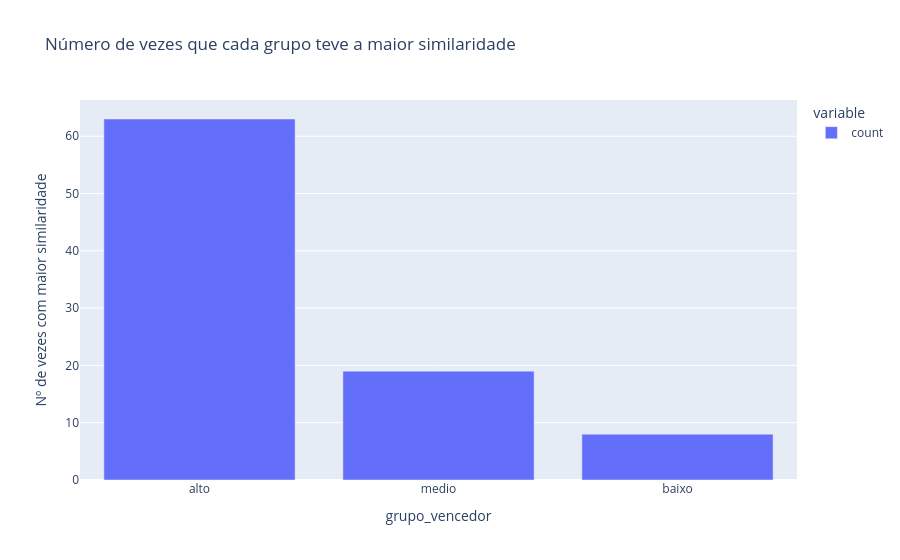

Notebook source saved alongside this figure:
### Code cell
from scipy.stats import friedmanchisquare

# Remova linhas com NaN para que todos os grupos estejam presentes
friedman_result = friedmanchisquare(
    tabela['baixo'].dropna(),
    tabela['medio'].dropna(),
    tabela['alto'].dropna()
)
print(f"Friedman: chi2={friedman_result.statistic:.3f}, p-value={friedman_result.pvalue}")

import plotly.express as px

px.bar(
    vitorias,
    labels={'index': 'Grupo', 'value': 'Nº de vezes com maior similaridade'},
    title="Número de vezes que cada grupo teve a maior similaridade"
).show()

### Figure 1 — Plotly figure (JSON) as saved in the notebook; plotly's stock layout.template omitted (floating-point values rounded to 4 significant figures)
{"data": [{"hovertemplate": "variable=count<br>grupo_vencedor=%{x}<br>Nº de vezes com maior similaridade=%{y}<extra></extra>", "legendgroup": "count", "marker": {"color": "#636efa", "pattern": {"shape": ""}}, "name": "count", "orientation": "v", "showlegend": true, "textposition": "auto", "type": "bar", "x": ["alto", "medio", "baixo"], "xaxis": "x", "y": [63, 19, 8], "yaxis": "y"}], "layout": {"barmode": "relative", "legend": {"title": {"text": "variable"}, "tracegroupgap": 0}, "title": {"text": "Número de vezes que cada grupo teve a maior similaridade"}, "xaxis": {"anchor": "y", "domain": [0, 1], "title": {"text": "grupo_vencedor"}}, "yaxis": {"anchor": "x", "domain": [0, 1], "title": {"text": "Nº de vezes com maior similaridade"}}}}
